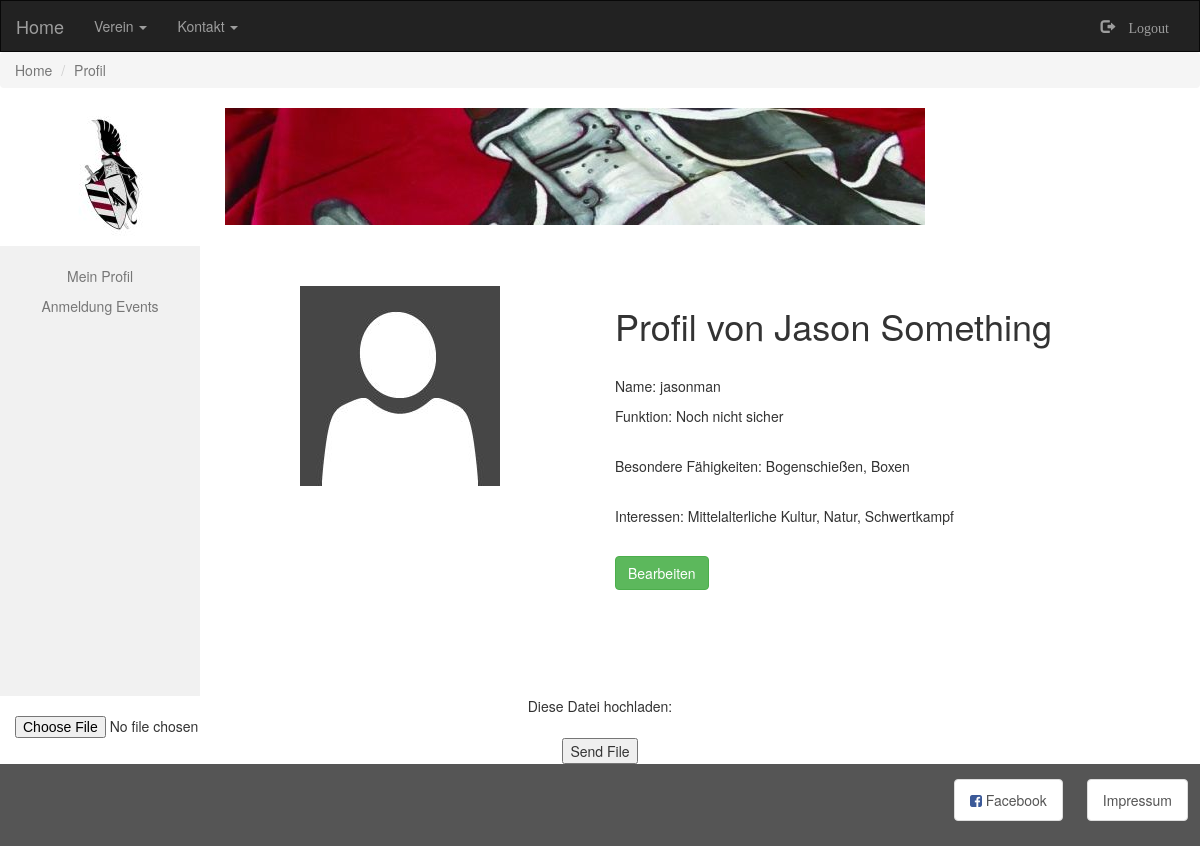
Page /profile.php (signed in) on the committed database.
### tables this page shows
CREATE TABLE `benutzer` (
  `userid` int(100) UNSIGNED NOT NULL,
  `fname` varchar(20) NOT NULL,
  `lname` varchar(20) NOT NULL,
  `username` varchar(20) NOT NULL,
  `userpassword` varchar(18) NOT NULL,
  `birthdate` date NOT NULL,
  `email` varchar(30) NOT NULL,
  `adress` varchar(50) NOT NULL,
  `plz` int(10) UNSIGNED NOT NULL,
  `ort` varchar(20) NOT NULL,
  `funktion` varchar(100) NOT NULL,
  `skills` varchar(100) NOT NULL,
  `interests` varchar(100) NOT NULL,
  `besucherid` int(11) DEFAULT NULL,
  `anumber` varchar(5) NOT NULL
);

### php/detailsProfile.php (called while the page is built)
<?php
require_once(__DIR__ . '/../database/dbNewConnection.php');
$username = $_SESSION['username'];
$result = mysqli_query($connection, "SELECT * FROM `Benutzer` WHERE username = '$username'");
$row = mysqli_fetch_assoc($result);
?>

### profile.php (the view, shortened to what this page needs)
<?php
include('php'.DIRECTORY_SEPARATOR.'detailsProfile.php');
include('php'.DIRECTORY_SEPARATOR.'nav_logout.php');
if (isset($_SESSION["username"])) {
?>
<ol class="breadcrumb">
    <li class="active">Home</li>
    <li><a href="#">Profil</a></li>
</ol>
<?php
include('php'.DIRECTORY_SEPARATOR.'header.php');
?>
<div class="container-fluid text-center">
    <div class="row content">
        <div class="col-xs-2 sidenav">
            <p><a href="profile.php">Mein Profil</a></p>
            <p><a href="events.php">Anmeldung Events</a></p>
        </div>
        <br> <br>
        <div class="col-xs-4 img-rounded"><img class src="img\profile.jpg"></div>
        <form method="get" action="php/detailsProfile.php">
            <div class="col-xs-6 text-left">
                <h1>Profil von <?php echo $row['fname'], "&nbsp", $row['lname']; ?></h1>
                <br>
                <p>Name: <?php echo $row['username']; ?> </p>
                <p>Funktion: <?php echo $row['funktion']; ?> </p>
                <br>
                <p>Besondere Fähigkeiten: <?php echo $row['skills']; ?> </p>
               <br>
                <p>Interessen: <?php echo $row['interests']; ?> </p>
                <br>
                <button type="submit" name="modify" class="btn btn-labeled btn-success">
                    <span class="btn-label"></span>Bearbeiten
                </button>
            </div>
        </form>
    </div>
    <form enctype="multipart/form-data" action="upload.php" method="POST">
        Diese Datei hochladen: <input name="userfile" type="file"/>
        <input type="submit" value="Send File"/>
    </form>
</div>
<?php
include('php'.DIRECTORY_SEPARATOR.'footer.php')
?>
    <?php
} else {
    header('location: bitteeinloggen.php');
}
?>

### css/main.css (style rules this page uses)
.row.content { height: 450px; }
.sidenav { padding-top: 20px; background-color: #f1f1f1; height: 100%; }
a { color: #777; }

### rows in the picture
benutzer: fname "Jason", lname "Something", username "jasonman", funktion "Noch nicht sicher", skills "Bogenschießen, Boxen", interests "Mittelalterliche Kultur, Natur, Schwertkampf"
